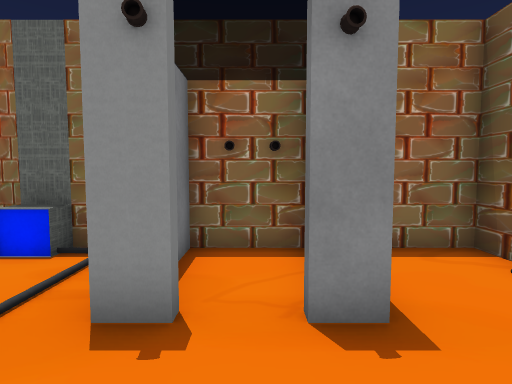
View 1 (above)

13 first-person views from a walk through a scene from a Unity 3-D project. The camera is 1.4 m above the floor, tilts 4° down and sees 80° across. Doors are open. The floor is counted in squares, 1 m on a side. Each view is taken from the middle of a square. On the plan, view 1 faces up. The plan holds only what a view shows up to about 14 squares ahead; the rest is blank. The place goes on beyond the plan. Some animated figures are not drawn.

View 2
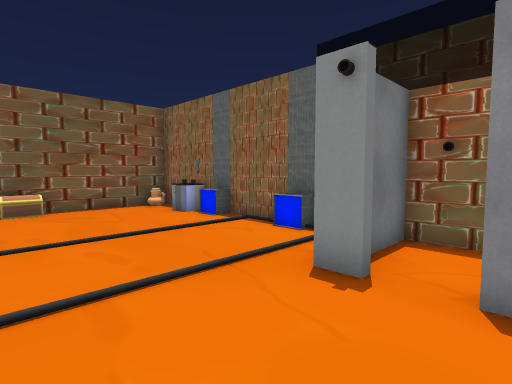

View 3
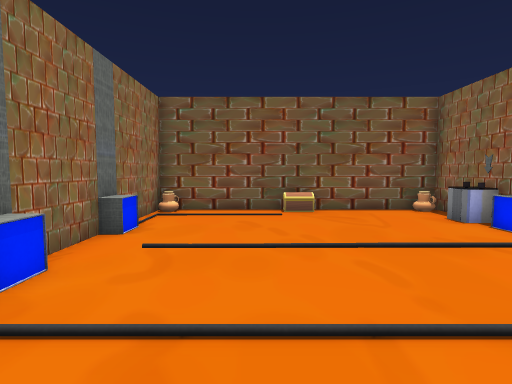

View 4
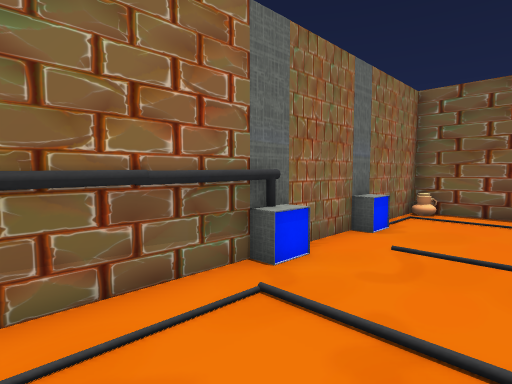

View 5
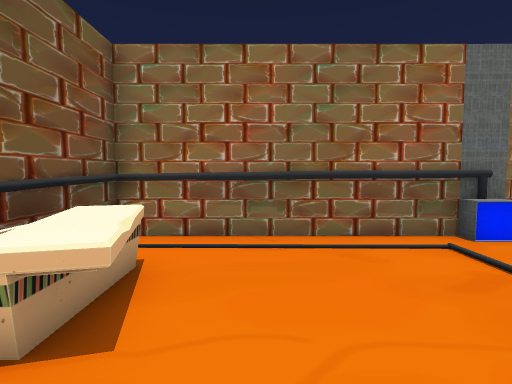

View 6
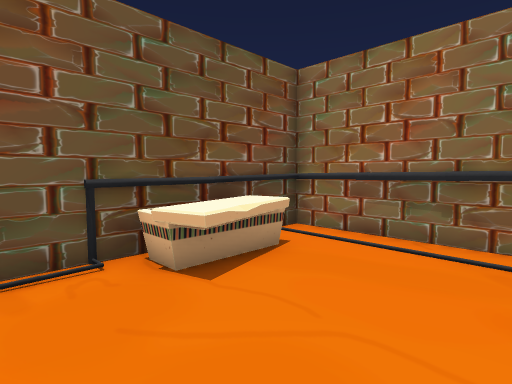

View 7
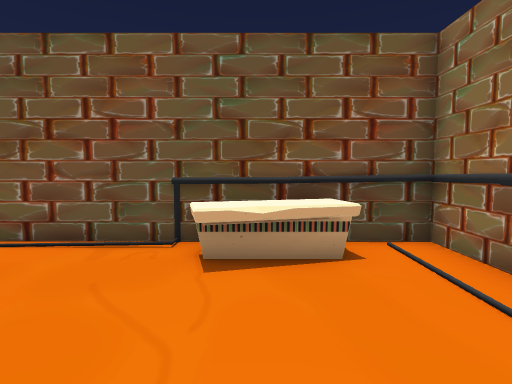

View 8
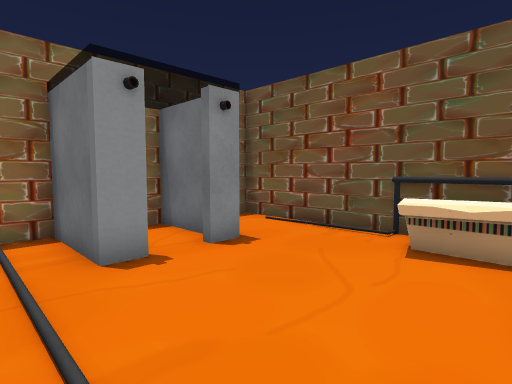

View 9
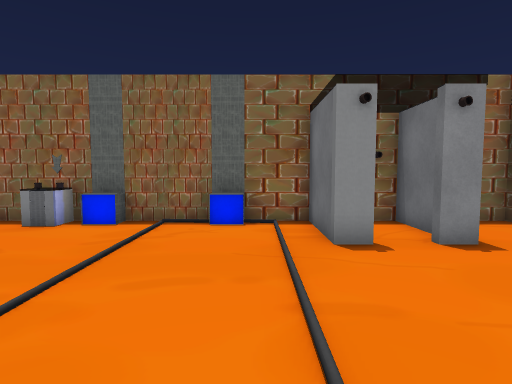

View 10
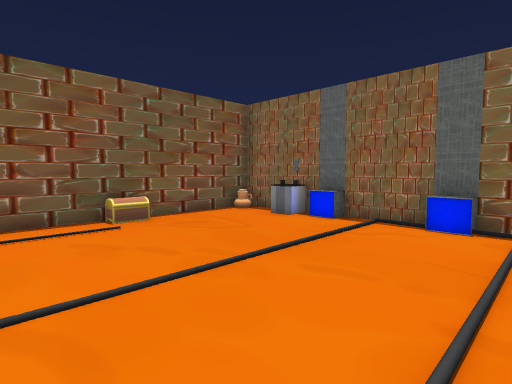

View 11
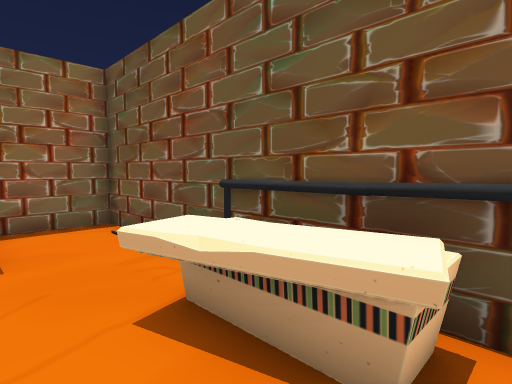

View 12
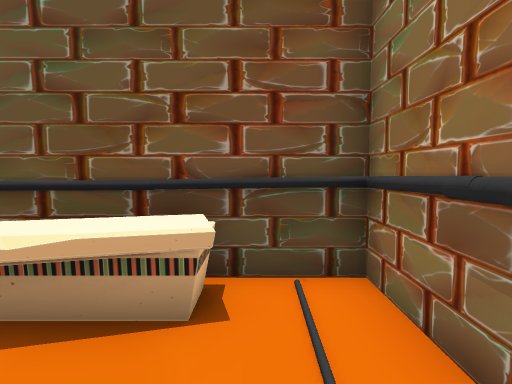

View 13
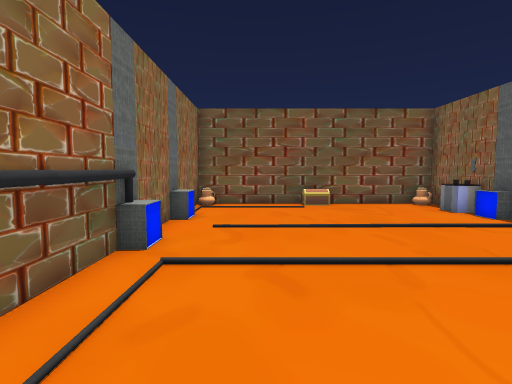

### Floor plan
Points are (right, up) in squares from view 1. A wall is a line through its corners. A room is listed if a view was taken in it or the views show most of it. See-through windows are left out.
Room 1 (views 1, 2, 3, 4, 5, 6, 7, 8, 9, 10, 11, 12, 13)
walls: (-0.8, 2.7) (-1.5, 2.7) (-1.5, 5.5) (-2.5, 5.5); (-2.5, -4.4) (4, -4.4); (-4.4, 5.5) (-6.5, 5.5); (1.2, 2.7) (0.4, 2.7); (-8.4, 5.5) (-10.9, 5.5) (-10.9, -4.4) (-4.4, -4.4); (4, -0.6) (4, 0.6); (4, 1.4) (4, 5.5) (1.6, 5.5); (4, -3.5) (4, -2.4)
low walls: (-7.6, -4) (-6.6, -4) (-6.6, -4.5)
ways out: open door at (0, 3) to room 2
objects: chest (-11, 0) to (-10, 1); vase (-10, 5); other object (-9, 5); other object (-8, -4); other object (-8, 5); vent (-4, -6) to (-3, -5); other object (-4, -4); other object (-3, -4) to (-2, -4); other object (-1, -4) to (0, -4); other object (1, -4); other object (2, -4) to (3, -4); other object (2, -3) to (3, 0); other object (3, 0); other object (4, -2); other object (4, -1); other object (4, 1)
Room 2 (no view inside)
walls: (0.9, 3.5) (0.9, 5.5) (-1.2, 5.5) (-1.2, 3.9)
ways out: open door at (0, 3) to room 1

Where each view was taken, in squares from view 1:
view 1: 0 up, 0 right, facing up
view 2: 1 down, 1 right, facing up-left
view 3: 1 down, 0 right, facing left
view 4: 1 down, 0 right, facing down-left
view 5: 2 up, 1 right, facing down
view 6: 2 up, 1 left, facing down-right
view 7: 1 down, 2 left, facing right
view 8: 2 down, 3 left, facing up-right
view 9: 3 down, 3 left, facing up
view 10: 3 down, 2 left, facing up-left
view 11: 3 down, 1 right, facing up-right
view 12: 3 down, 0 right, facing right
view 13: 2 down, 2 right, facing left
